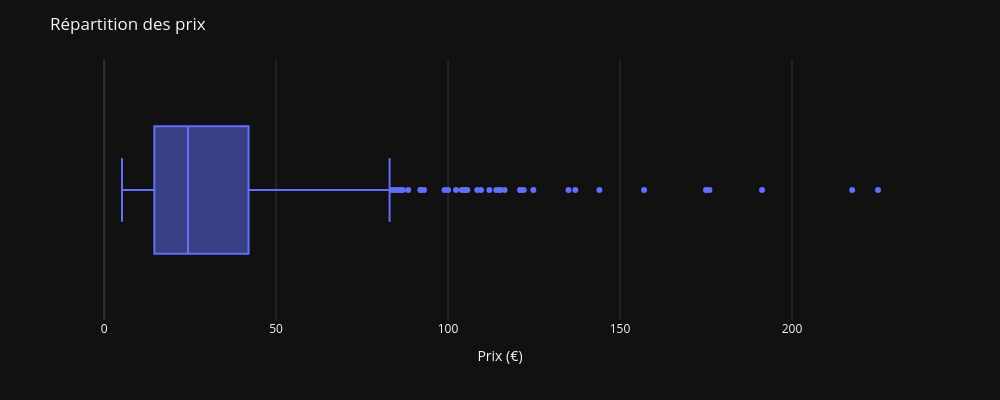

Notebook source saved alongside this figure:
### Code cell
#Autre méthode avec plotly express
fig = px.box(df, x="price", orientation="h", labels={"price": "Prix (€)"},)
fig.update_layout(title="Répartition des prix", width=1000)
fig.show()

### Figure 1 — Plotly figure (JSON) as saved in the notebook; plotly's stock layout.template omitted (floating-point values rounded to 4 significant figures; data arrays with more than 128 entries replaced by an {"elided": "..."} marker saying what was removed)
{"data": [{"alignmentgroup": "True", "hovertemplate": "Prix (€)=%{x}<extra></extra>", "legendgroup": "", "marker": {"color": "#636efa"}, "name": "", "notched": false, "offsetgroup": "", "orientation": "h", "showlegend": false, "type": "box", "x": {"elided": "825 float values"}, "x0": " ", "xaxis": "x", "y0": " ", "yaxis": "y"}], "layout": {"boxmode": "group", "height": 400, "legend": {"tracegroupgap": 0}, "margin": {"t": 60}, "title": {"text": "Répartition des prix"}, "width": 1000, "xaxis": {"anchor": "y", "domain": [0, 1], "title": {"text": "Prix (€)"}}, "yaxis": {"anchor": "x", "domain": [0, 1]}}}
